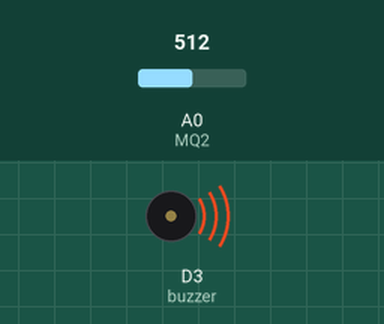
This sketch was run on a simulated ESP8266 (NodeMCU). Shown: buzzer (waves = sounding). Inputs (shaded band) come from the test bench; at power-on: A0 (MQ2) = 512. What the sketch prints to the serial monitor is not drawn.

Above: at 0.1 s.
Timing chart, 0 to 1.6 s (numbered marks = the images above):
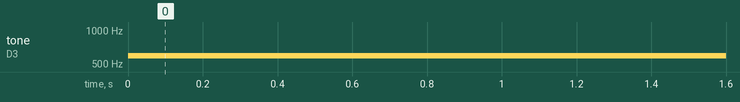

The sketch:

Gas_Sensor.ino
```cpp
/*
Keyestudio smart home Kit for Arduino
Project 11
Gas
http://www.keyestudio.com
*/
int MQ2 = A0; // Define MQ2 gas sensor pin at A0
int val = 0; // declare variable
int buzzer = D3; // Define the buzzer pin at D3
void setup ()
{
pinMode (MQ2, INPUT); // MQ2 gas sensor as input
Serial.begin (115200); // Set the serial port baud rate to 9600
pinMode (buzzer, OUTPUT); // Set the digital IO pin mode for output
}
void loop ()
{
val = analogRead (MQ2); // Read the voltage value of A0 port and assign it to val
Serial.println (val); // Serial port sends val value
if (val> 450)
{
tone (buzzer, 589);
delay(300);
}
else
{
noTone (buzzer);
}
}
//
```

Measured:
- by itself, tone on D3 (buzzer): silent → 589 Hz at 0.00 s
